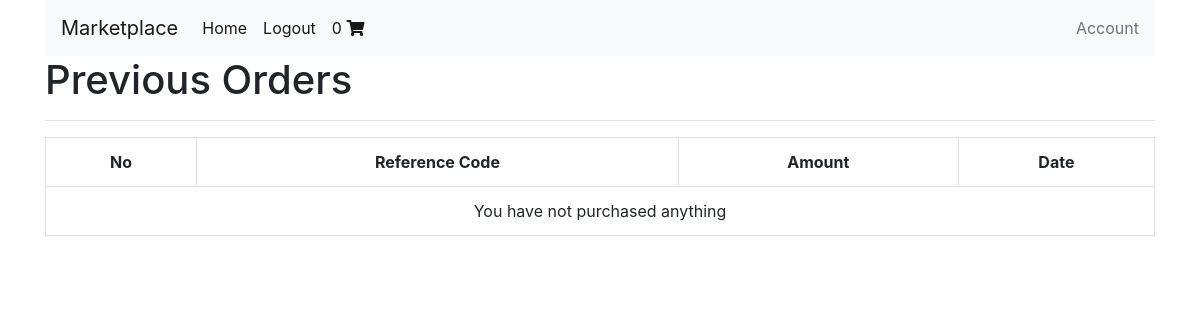
Page /account/profile/ (signed in) on the earlier database version.
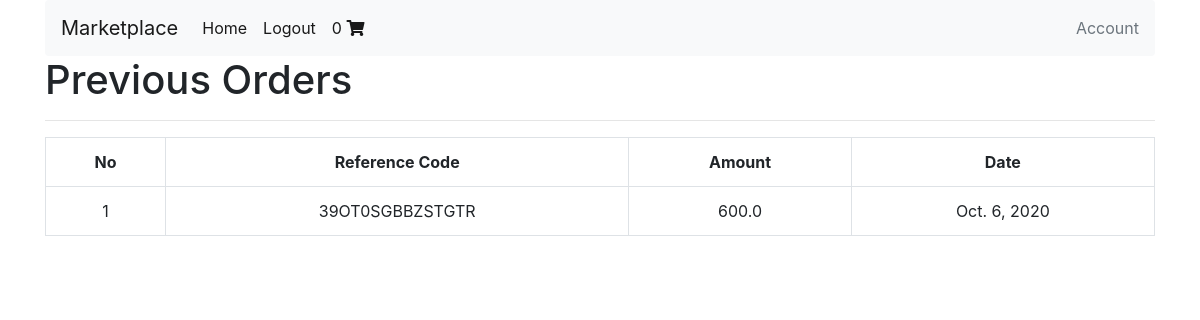
Same page on the later database version.
### shopping_cart/models.py (models this page shows, shortened)
class Order(models.Model):
    user = models.ForeignKey(settings.AUTH_USER_MODEL, on_delete=models.CASCADE)
    is_ordered = models.BooleanField(default=False)
    items = models.ManyToManyField(OrderItem)
    ref_code = models.CharField(max_length=50)
    def get_total(self):
        return self.items.all().aggregate(order_total=Sum('book__price'))['order_total']

class Payment(models.Model):
    order = models.ForeignKey(Order, on_delete=models.CASCADE)
    total_amount = models.FloatField()
    date_paid = models.DateField(auto_now_add=True)
    stripe_charge_id = models.CharField(max_length=100)

### core/views.py (the view)
# urls.py: path('account/profile/', profile_view, name='profile'),
def profile_view(request):
    orders = Order.objects.filter(user=request.user, is_ordered=True)
    context = {
        'orders':orders
    }
    return render(request, "profile.html", context)

### shopping_cart/templatetags/card_template_tags.py (called while the page is built)
@register.filter
def cart_item_count(user):
    if user.is_authenticated:
        qs = Order.objects.filter(user=user, is_ordered=False)
        if qs.exists():
            return qs[0].items.count()
    return 0

### templates/profile.html
{% extends "base.html" %}
{% block content %}
    <h1>Previous Orders</h1>
    <hr>
    <table class="table table-hover, table-bordered text-center">
        <tr class="text-center">
            <th>No</th>
            <th>Reference Code</th>
            <th>Amount</th>
            <th>Date</th>
        </tr>
        {% for order in orders %}
            <tr>
                <td>{{ forloop.counter }}</td>
                <td>{{ order.ref_code }} </td>
                <td>{{ order.get_total }} </td>
                <td>{{ order.payment_set.first.date_paid }} </td>
            </tr>
        {% empty %}
            <tr>
                <td colspan="4">You have not purchased anything</td>
            </tr>
        {% endfor %}
    </table>
{% endblock content %}

Differences in the rows shown:
added Order: ref_code "39OT0SGBBZSTGTR", get_total "600.0", payment_set.first.date_paid "Oct. 6, 2020"
Other differences:
text no longer shown: "You have not purchased anything"
